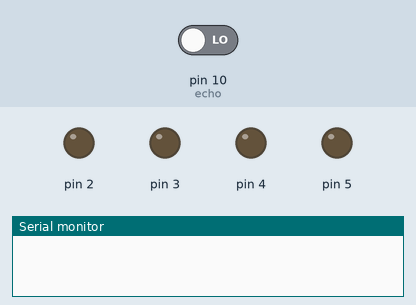
A sketch run on a simulated Arduino Uno, built with avr-gcc and run on an emulated ATmega328P. On the bench: output pins drawn as LEDs (lit = HIGH), the last lines printed to the serial monitor. The test bench sets the inputs (shaded band); at power-on: pin 10 (echo) LOW. Pins used as bus, display or sensor lines are not drawn.

Above: at 0.1 s.
At 1.1 s:
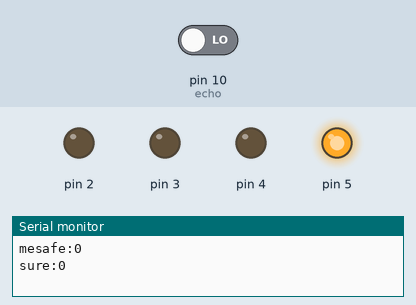
Timing chart, 0 to 2.6 s (numbered marks = the images above):
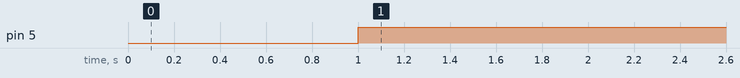

The sketch:

ardunio_mesafe_sensor_led.ino
```cpp
int echo=10;
int trig=9;
long sure;
int uzaklik;
void setup() {
  Serial.begin(9600);
  pinMode(2,OUTPUT);
  pinMode(3,OUTPUT);
  pinMode(4,OUTPUT);
  pinMode(5,OUTPUT);
  pinMode(trig,OUTPUT);
  pinMode(echo,INPUT);
}

void loop() {
  //daha onceden trig_pin dolu ise low ile sifiladik
  digitalWrite(trig,LOW);
  delayMicroseconds(2);
  digitalWrite(trig,HIGH);
  //sinyal hedefe ulassin diye bekledik
  delayMicroseconds(10);
  //echopin su anda low aktiflecene kadar gecen sure hesaplancak(HIGH olana kadar)
  sure = pulseIn(echo,HIGH);
  uzaklik=sure/2/29.154;//29.154 bir birim sure
  Serial.print("mesafe:");
  Serial.println(uzaklik);
  Serial.print("sure:");
  Serial.println(sure);

  //lambalara donelim

  if(uzaklik>0 && uzaklik<7){
    digitalWrite(2,1);
    digitalWrite(3,0);
    digitalWrite(4,0);
    digitalWrite(5,0);
  }else if(uzaklik>7 && uzaklik<14){
    digitalWrite(2,0);
    digitalWrite(3,1);
    digitalWrite(4,0);
    digitalWrite(5,0);
  }else if(uzaklik>14 && uzaklik<21){
    digitalWrite(2,0);
    digitalWrite(3,0);
    digitalWrite(4,1);
    digitalWrite(5,0);
  }else{
    digitalWrite(2,0);
    digitalWrite(3,0);
    digitalWrite(4,0);
    digitalWrite(5,1);
  }
  delay(500);
}
```

Measured:
- by itself, pin 5: LOW → HIGH at 1.0 s
